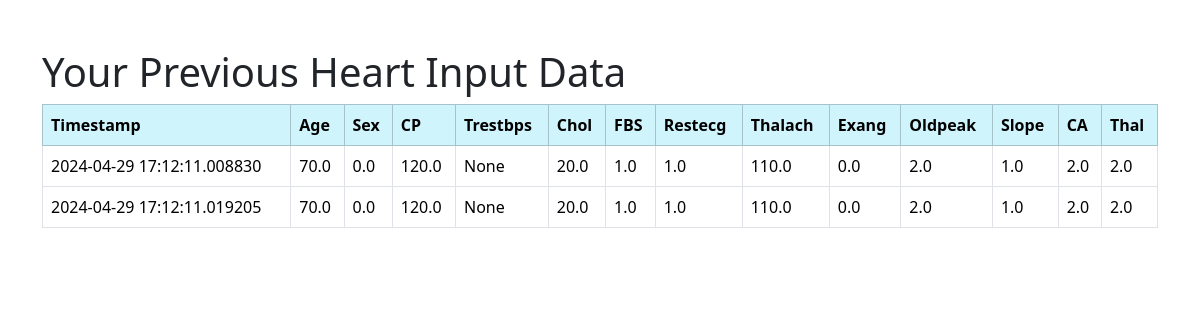
Page /user_input_data (signed in) on the committed database.
### app.py (models this page shows, shortened)
class HeartInputData(db.Model):
    id = db.Column(db.Integer, primary_key=True)
    user_id = db.Column(db.Integer, db.ForeignKey('user.id'), nullable=False)
    timestamp = db.Column(db.DateTime, nullable=False, default=datetime.utcnow)
    age = db.Column(db.Float)
    sex = db.Column(db.Float)
    cp = db.Column(db.Float)
    trestbps = db.Column(db.Float)
    chol = db.Column(db.Float)
    fbs = db.Column(db.Float)
    restecg = db.Column(db.Float)
    thalach = db.Column(db.Float)
    exang = db.Column(db.Float)
    oldpeak = db.Column(db.Float)
    slope = db.Column(db.Float)
    ca = db.Column(db.Float)
    thal = db.Column(db.Float)

### app.py (the view)
@app.route('/user_input_data')
def user_input_data():
    if 'email' in session:
        user = User.query.filter_by(email=session['email']).first()
        if user:
            user_heart_data = HeartInputData.query.filter_by(user_id=user.id).all()
            return render_template('user_input_data.html', user=user, user_heart_data=user_heart_data)
    return redirect('/login')

### templates/user_input_data.html (shortened to what this page needs)
<!doctype html>
<html lang="en">
  <head>
    <link rel="stylesheet" href="{{ url_for('static', filename='css/style.css') }}">
    <link href="https://cdn.jsdelivr.net/npm/bootstrap@5.3.3/dist/css/bootstrap.min.css" rel="stylesheet">
  </head>
  <body>
    <div class="container my-5">
      <h1>Your Previous Heart Input Data</h1>
      {% if user_heart_data %}
      <table class="table table-bordered">
        <thead class="table-info">
          <tr>
            <th>Timestamp</th>
            <th>Age</th>
            <th>Sex</th>
            <th>CP</th>
            <th>Trestbps</th>
            <th>Chol</th>
            <th>FBS</th>
            <th>Restecg</th>
            <th>Thalach</th>
            <th>Exang</th>
            <th>Oldpeak</th>
            <th>Slope</th>
            <th>CA</th>
            <th>Thal</th>
          </tr>
        </thead>
        <tbody>
          {% for data in user_heart_data %}
          <tr>
            <td>{{ data.timestamp }}</td>
            <td>{{ data.age }}</td>
            <td>{{ data.sex }}</td>
            <td>{{ data.cp }}</td>
            <td>{{ data.trestbps }}</td>
            <td>{{ data.chol }}</td>
            <td>{{ data.fbs }}</td>
            <td>{{ data.restecg }}</td>
            <td>{{ data.thalach }}</td>
            <td>{{ data.exang }}</td>
            <td>{{ data.oldpeak }}</td>
            <td>{{ data.slope }}</td>
            <td>{{ data.ca }}</td>
            <td>{{ data.thal }}</td>
          </tr>
          {% endfor %}
        </tbody>
      </table>
      {% else %}
      <p>You haven't saved any heart input data yet.</p>
      {% endif %}
    </div>
  </body>
</html>

### static/css/style.css (style rules this page uses)
:root { --red:#d01c28; --gray: #2e2e2e; }
.container { max-width: 1280px; margin: 0 auto; }
.container { margin-top:auto; }
body { font-family: Arial, sans-serif; background-color: #f0f0f0; margin: 0; padding: 0; }

### rows in the picture
HeartInputData: timestamp "2024-04-29 17:12:11.008830", age "70.0", sex "0.0", cp "120.0", trestbps "None", chol "20.0", fbs "1.0", restecg "1.0", thalach "110.0", exang "0.0", oldpeak "2.0", slope "1.0", ca "2.0", thal "2.0"
HeartInputData: timestamp "2024-04-29 17:12:11.019205", age "70.0", sex "0.0", cp "120.0", trestbps "None", chol "20.0", fbs "1.0", restecg "1.0", thalach "110.0", exang "0.0", oldpeak "2.0", slope "1.0", ca "2.0", thal "2.0"
